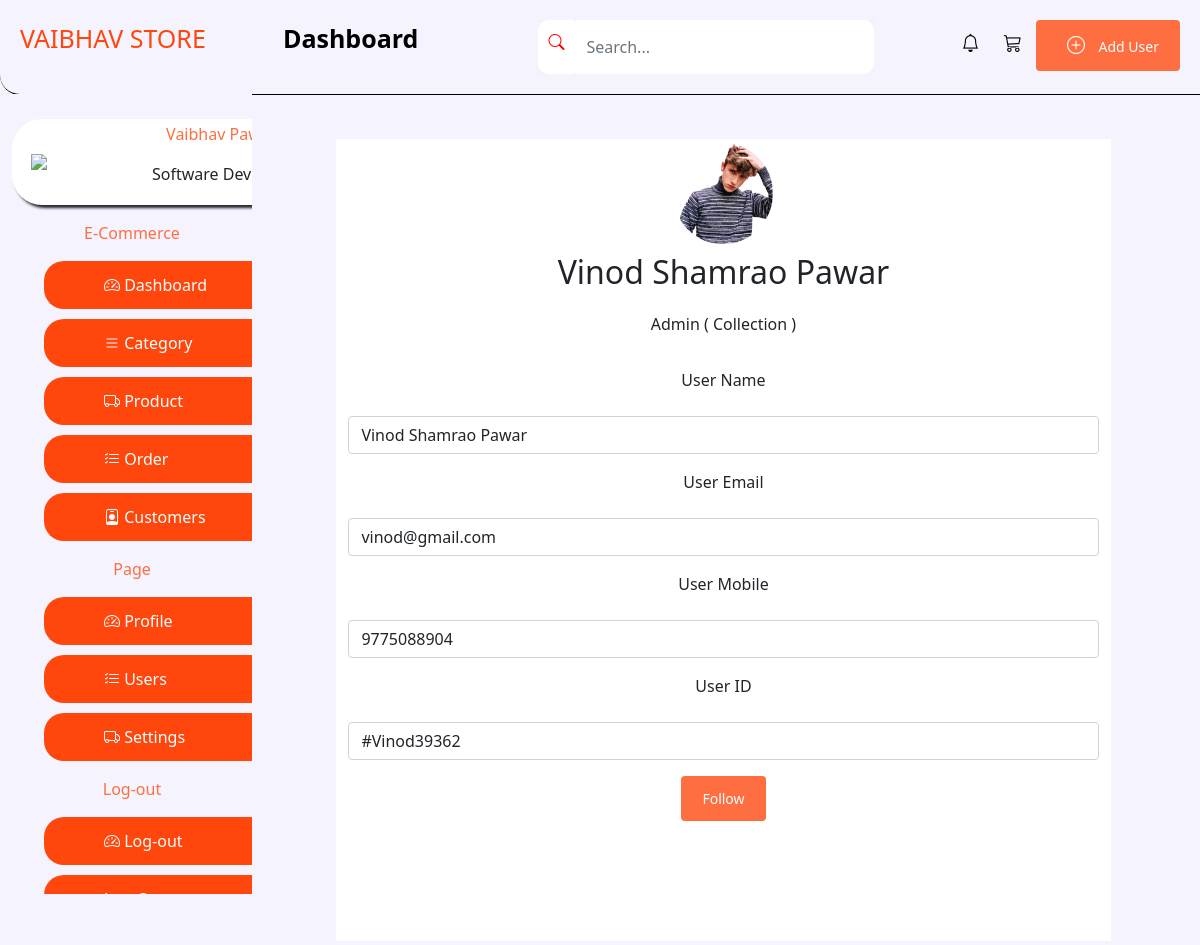
Page /Admin/Follow.php?ids=2 (signed in) on the committed database.
### tables this page shows
CREATE TABLE `user` (
  `ID` int(11) NOT NULL,
  `first_name` varchar(255) NOT NULL,
  `middle_name` varchar(255) NOT NULL,
  `last_name` varchar(255) NOT NULL,
  `email` varchar(255) NOT NULL,
  `mobile` varchar(255) NOT NULL,
  `department` varchar(255) NOT NULL,
  `post` varchar(255) NOT NULL,
  `password` varchar(255) NOT NULL,
  `user_id` varchar(255) NOT NULL,
  `profile` varchar(255) NOT NULL,
  `Status` varchar(255) NOT NULL,
  `Date` date NOT NULL DEFAULT current_timestamp()
);

### Admin/Follow.php (the view, shortened to what this page needs)
<?php include 'DB.php'; ?>
<!doctype html>
<html lang="en">
<head>
    <link href="https://cdn.jsdelivr.net/npm/bootstrap@5.0.2/dist/css/bootstrap.min.css" rel="stylesheet">
    <link rel="stylesheet" href="https://cdn.jsdelivr.net/npm/bootstrap-icons@1.10.4/font/bootstrap-icons.css">
    <link rel="stylesheet" href="CSS/Nav.css">
    <link rel="stylesheet" href="CSS/body.css">
</head>
<body>
    <div class="container-fluid">
        <?php include 'Sidenavbar.php' ?>
        <div class="main">
            <div class="container">
                <div class="row justify-content-center">
                    <?php
                    $ids = $_GET['ids'];
                    $users = "select * from user where ID='$ids'";
                    $users_query = mysqli_query($con, $users);
                    while ($row = mysqli_fetch_array($users_query)) {
                        if ($users_query) {
                    ?>
                            <div class="col-md-10 bg-white m-1">
                                <form action="" method="post">
                                    <img src="<?php echo $row['profile']; ?>" width="100px" class="rounded-circle mt-1" />
                                    <p class="fs-2  fw-2 pt-1"><?php echo $row['first_name']; ?> <?php echo $row['middle_name']; ?> <?php echo $row['last_name']; ?></p>
                                    <p class=""><?php echo $row['department']; ?> ( <?php echo $row['post']; ?> )</p>
                                </form>
                                <form method="post" class="row g-3 needs-validation Category-box mt-2 mb-5  pb-5" novalidate>
                                    <div class="col-md-12 mt-3">
                                        <label for="validationCustom01" class="form-label">User Name</label>
                                        <input type="text" class="form-control mt-3" id="validationCustom01" value="<?php echo $row['first_name']; ?> <?php echo $row['middle_name']; ?> <?php echo $row['last_name']; ?>" name="name" required>
                                    </div>
                                    <br />
                                    <div class="col-md-12 mt-3">
                                        <label for="validationCustom01" class="form-label">User Email</label>
                                        <input type="email" class="form-control mt-3" id="validationCustom01" value="<?php echo $row['email'] ?>" name="email" required>
                                    </div>
                                    <div class="col-md-12 mt-3">
                                        <label for="validationCustom01" class="form-label">User Mobile</label>
                                        <input type="tel" class="form-control mt-3" id="validationCustom01" value="<?php echo $row['mobile'] ?>" name="mobile" required>
                                    </div>
                                    <div class="col-md-12 mt-3">
                                        <label for="validationCustom01" class="form-label">User ID</label>
                                        <input type="tel" class="form-control mt-3" id="validationCustom01" value="<?php echo $row['user_id'] ?>" name="user_id" required>
                                    </div>
                                    <div class="col-12 mb-4">
                                        <button class="btn btn-primary" type="submit" name="follow">Follow</button>
                                    </div>
                                </form>
                            </div>
                        <?php
                        }
                    }
                        ?>
                </div>
            </div>
        </div>
    </div>
</body>
</html>

### Admin/CSS/Nav.css (style rules this page uses)
Nav { display: flex; justify-content: space-between; padding: 20px; position: fixed; border-bottom: 1px solid black; border-bottom-left-radius: 20px; width: 100%; background-color: #f5f4fe; }
.logo a { text-decoration: none; color: #ff470d; font-size: 25px; text-transform: uppercase; }
.overview { display: flex; justify-content: space-between; }
.overview p { color: #000; font-weight: bolder; font-size: 25px; }
.overview .search { display: flex; margin-left: 120px; background-color: #f2f2f2; }
.overview .search i { background-color: #fff; color: red; padding: 10px; border-bottom-left-radius: 10px; border-top-left-radius: 10px; }
.overview .search input { width: 300px; border: none; border-bottom-right-radius: 10px; border-top-right-radius: 10px; }
.side-menu i { padding-left: 10px; margin-right: 10px; cursor: pointer; text-decoration: none; font-size: 18px; }
.btn { color: #fff !important; background-color: #ff6e40; border-color: #ff6e40; font-size: 14px; text-align: center; text-decoration: none; border: 1px solid transparent; padding: 0.675rem 1.25rem; }
.btn i { background-color: #ff6e40; color: white; }
.main { width: 80%; margin-left: 21%; text-align: center; background-color: #f5f4fe; height: 100vh; padding-top: 135px; }

### Admin/CSS/body.css (style rules this page uses)
* { margin: 0; padding: 0; }
body { background-color: #f5f4fe; }
a { text-decoration: none; color: black; }
.container-fluid { background-color: #f5f4fe; display: flex; }
.section-box, .section-box-two, .table, .Category-box { background-color: #fff; }

### rows in the picture
user: profile (picture), first_name "Vinod", middle_name "Shamrao", last_name "Pawar", department "Admin", post "Collection", name "Vinod Shamrao Pawar", email "vinod@gmail.com", mobile "9775088904", user_id "#Vinod39362"

### other values in the picture
$_SESSION['first_name'] "Vaibhav"
$_SESSION['post'] "Software…"
